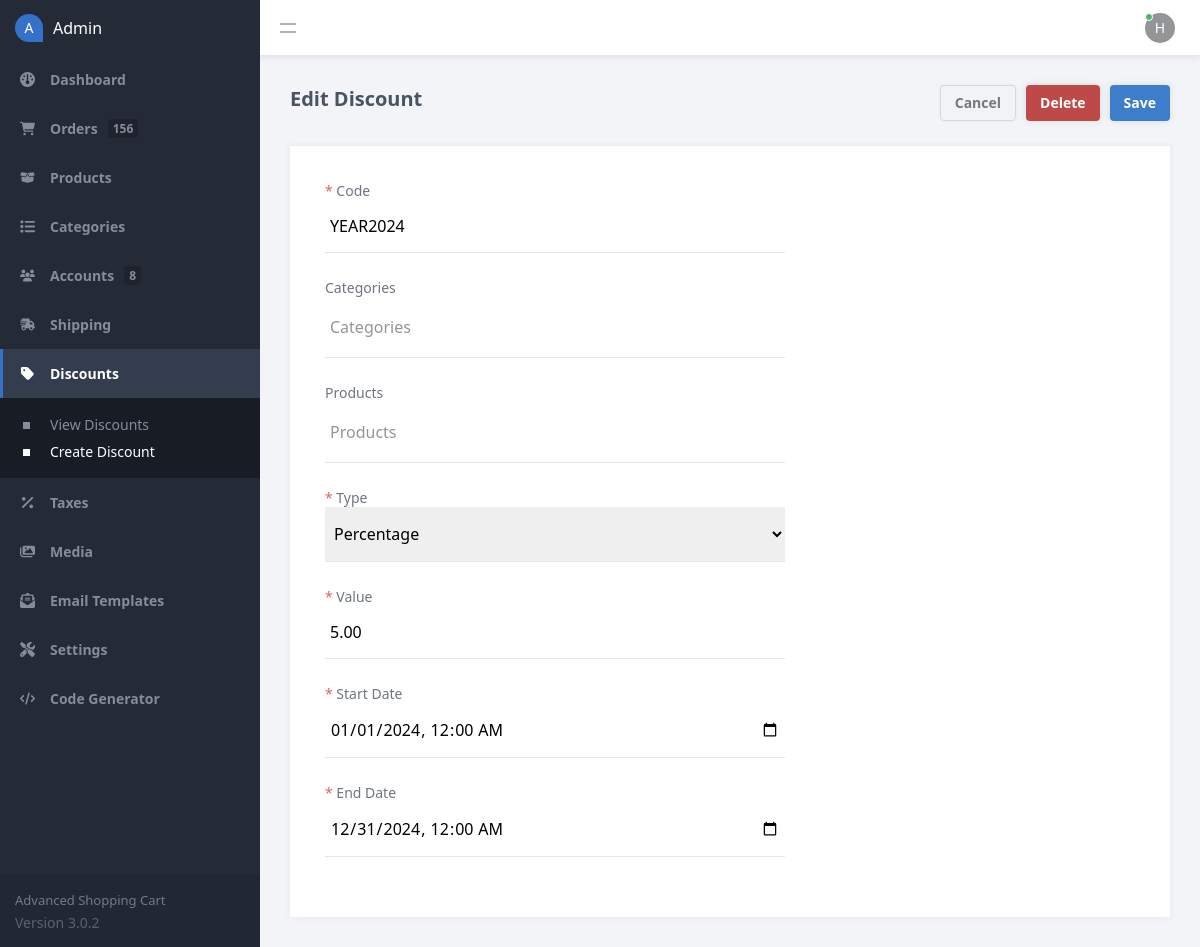
/admin/index.php?page=discount&id=1 (signed in), run on the app's committed database.
### tables this page shows
CREATE TABLE `discounts` (
  `id` int(11) NOT NULL,
  `category_ids` varchar(50) NOT NULL,
  `product_ids` varchar(50) NOT NULL,
  `discount_code` varchar(50) NOT NULL,
  `discount_type` enum('Percentage','Fixed') NOT NULL,
  `discount_value` decimal(7,2) NOT NULL,
  `start_date` datetime NOT NULL,
  `end_date` datetime NOT NULL
);

### admin/index.php (called while the page is built, shortened)
<?php
include '../functions.php';
$pdo = pdo_connect_mysql();
$page = isset($_GET['page']) && file_exists($_GET['page'] . '.php') ? $_GET['page'] : 'dashboard';
$accounts_total = $pdo->query('SELECT COUNT(*) AS total FROM accounts')->fetchColumn();
$orders_total = $pdo->query('SELECT COUNT(*) AS total FROM transactions')->fetchColumn();
include $page . '.php';
?>

### admin/discount.php (the view, shortened to what this page needs)
<?php
$discount = [
    'category_ids' => '',
    'product_ids' => '',
    'discount_code' => '',
    'discount_type' => 'Percentage',
    'discount_value' => '',
    'start_date' => date('Y-m-d\TH:i'),
    'end_date' => date('Y-m-d\TH:i', strtotime('+1 month', strtotime(date('Y-m-d\TH:i')))),
    'categories' => [],
    'products' => []
];
$types = ['Percentage', 'Fixed'];
if (isset($_GET['id'])) {
    $page = 'Edit';
    $stmt = $pdo->prepare('SELECT * FROM discounts WHERE id = ?');
    $stmt->execute([ $_GET['id'] ]);
    $discount = $stmt->fetch(PDO::FETCH_ASSOC);
    $stmt = $pdo->prepare('SELECT c.title, c.id FROM discounts d JOIN categories c ON FIND_IN_SET(c.id, d.category_ids) WHERE d.id = ?');
    $stmt->execute([ $_GET['id'] ]);
    $discount['categories'] = $stmt->fetchAll(PDO::FETCH_ASSOC);
    $stmt = $pdo->prepare('SELECT p.title, p.id FROM discounts d JOIN products p ON FIND_IN_SET(p.id, d.product_ids) WHERE d.id = ?');
    $stmt->execute([ $_GET['id'] ]);
    $discount['products'] = $stmt->fetchAll(PDO::FETCH_ASSOC);
}
?>
<?=template_admin_header($page . ' Discount', 'discounts', 'manage')?>
<form action="" method="post">
    <div class="content-title responsive-flex-wrap responsive-pad-bot-3">
        <h2 class="responsive-width-100"><?=$page?> Discount</h2>
        <a href="index.php?page=discounts" class="btn alt mar-right-2">Cancel</a>
        <?php if ($page == 'Edit'): ?>
        <input type="submit" name="delete" value="Delete" class="btn red mar-right-2" onclick="return confirm('Are you sure you want to delete this discount?')">
        <?php endif; ?>
        <input type="submit" name="submit" value="Save" class="btn">
    </div>
    <div class="content-block">
        <div class="form responsive-width-100">
            <label for="code"><span class="required">*</span> Code</label>
            <input id="code" type="text" name="discount_code" placeholder="Code" value="<?=$discount['discount_code']?>" required>
            <label for="categories">Categories</label>
            <div class="multiselect" data-name="categories[]">
                <input type="text" class="search" id="categories" placeholder="Categories">
            </div>
            <label for="products">Products</label>
            <div class="multiselect" data-name="products[]">
                <input type="text" class="search" id="products" placeholder="Products">
            </div>
            <label for="type"><span class="required">*</span> Type</label>
            <select id="type" name="discount_type">
                <?php foreach ($types as $type): ?>
                <option value="<?=$type?>"<?=$discount['discount_type']==$type?' selected':''?>><?=$type?></option>
                <?php endforeach; ?>
            </select>
            <label for="discount_value"><span class="required">*</span> Value</label>
            <input id="discount_value" type="number" name="discount_value" placeholder="Value" min="0" step=".01" value="<?=$discount['discount_value']?>" required>
            <label for="start_date"><span class="required">*</span> Start Date</label>
            <input id="start_date" type="datetime-local" name="start_date" placeholder="Start Date" value="<?=date('Y-m-d\TH:i', strtotime($discount['start_date']))?>" required>
            <label for="end_date"><span class="required">*</span> End Date</label>
            <input id="end_date" type="datetime-local" name="end_date" placeholder="End Date" value="<?=date('Y-m-d\TH:i', strtotime($discount['end_date']))?>" required>
        </div>
    </div>
</form>
<?=template_admin_footer()?>

### data on the page
discounts: discount_code "YEAR2024", discount_type "Percentage", discount_value "5.00", start_date "01/01/2024 00:00", end_date "12/31/2024 00:00"

### other printed values
$orders_total "156"
$accounts_total "8"
substr($_SESSION['account_name'], 0, 1) "H"
$page "Edit"
